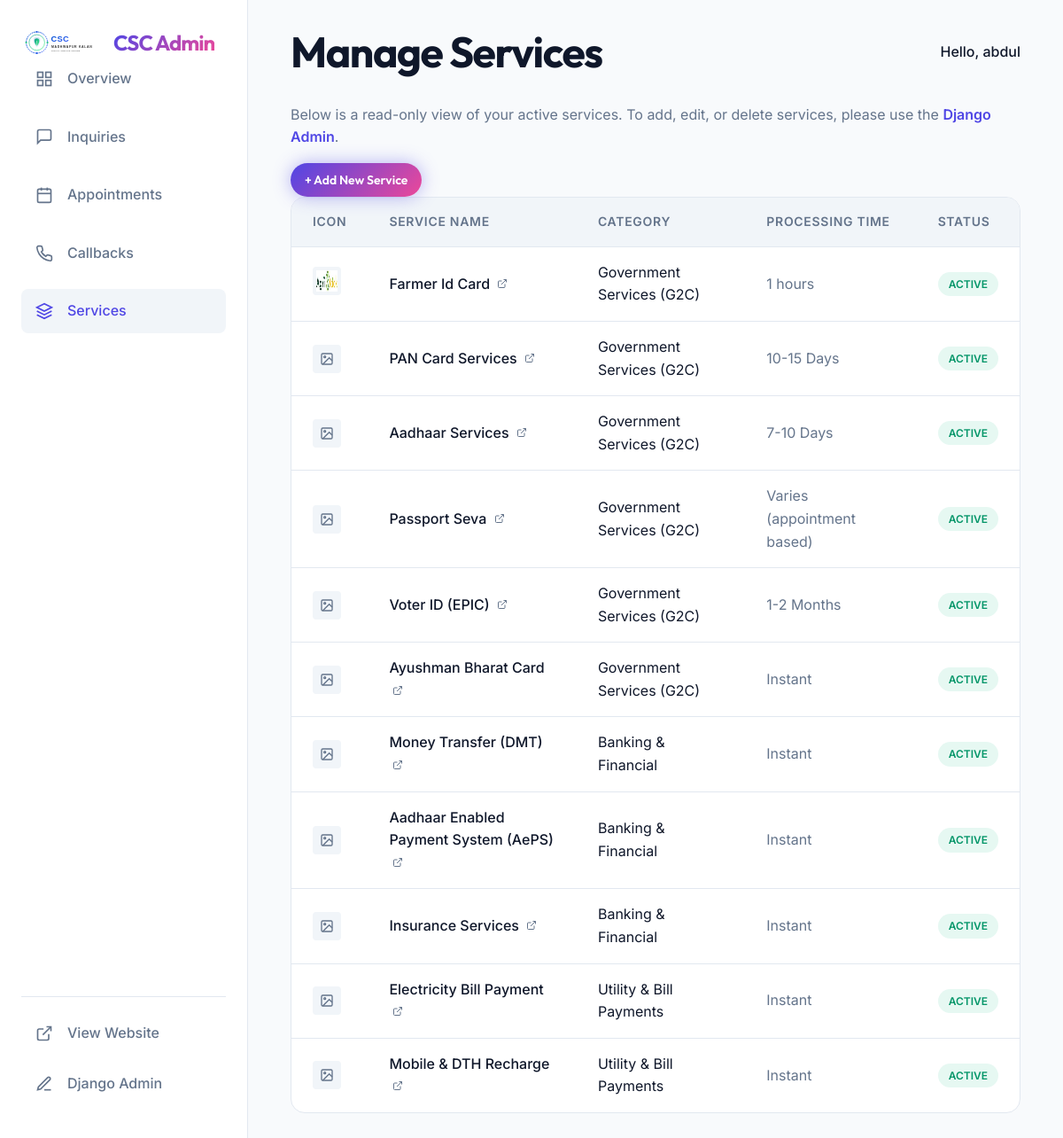
The page /dashboard/services/ (signed in) on the database its author committed.
### core/models.py (models this page shows, shortened)
class Service(models.Model):
    category = models.ForeignKey(ServiceCategory, on_delete=models.CASCADE, related_name='services')
    name = models.CharField(max_length=200)
    description = models.TextField()
    required_documents = models.TextField(blank=True)
    estimated_processing_time = models.CharField(max_length=100, blank=True)
    icon = models.ImageField(upload_to='service_icons/', blank=True, null=True)
    is_active = models.BooleanField(default=True)
    order = models.IntegerField(default=0)
    class Meta:
        ordering = ['category', 'order', 'name']

class ServiceCategory(models.Model):
    name = models.CharField(max_length=100)
    order = models.IntegerField(default=0)
    class Meta:
        verbose_name_plural = 'Service Categories'
        ordering = ['order', 'name']

### dashboard/views.py (the view)
# urls.py: path('services/', views.services_list, name='dashboard_services'),
@staff_member_required
def services_list(request):
    context = {
        'services': Service.objects.select_related('category').all(),
    }
    return render(request, 'dashboard/services.html', context)

### templates/dashboard/services.html
{% extends 'dashboard/base.html' %}
{% block page_title %}Manage Services{% endblock %}
{% block content %}
<div class="mb-6 flex justify-between items-center" style="flex-wrap: wrap; gap: 1rem;">
    <p class="text-muted" style="margin: 0;">Below is a read-only view of your active services. To add, edit, or delete services, please use the <a href="{% url 'admin:core_service_changelist' %}" target="_blank" style="font-weight: 600;">Django Admin</a>.</p>
    <a href="{% url 'admin:core_service_add' %}" target="_blank" class="btn btn-primary" style="padding: 0.5rem 1rem; font-size: 0.875rem;">+ Add New Service</a>
</div>
<div class="table-container">
    <table>
        <thead>
            <tr>
                <th>Icon</th>
                <th>Service Name</th>
                <th>Category</th>
                <th>Processing Time</th>
                <th>Status</th>
            </tr>
        </thead>
        <tbody>
            {% for service in services %}
            <tr>
                <td>
                    {% if service.icon %}
                        <img src="{{ service.icon.url }}" alt="icon" style="width: 32px; height: 32px; border-radius: 4px; background: var(--surface-2); padding: 4px;">
                    {% else %}
                        <div style="width: 32px; height: 32px; border-radius: 4px; background: var(--surface-2); display: flex; align-items: center; justify-content: center; color: var(--ink-muted);">
                            <svg width="16" height="16" viewBox="0 0 24 24" fill="none" stroke="currentColor" stroke-width="2"><rect x="3" y="3" width="18" height="18" rx="2" ry="2"></rect><circle cx="8.5" cy="8.5" r="1.5"></circle><polyline points="21 15 16 10 5 21"></polyline></svg>
                        </div>
                    {% endif %}
                </td>
                <td style="font-weight: 500;">
                    <a href="{% url 'admin:core_service_change' service.id %}" target="_blank" style="color: var(--ink); text-decoration: none;">
                        {{ service.name }}
                        <svg width="12" height="12" viewBox="0 0 24 24" fill="none" stroke="currentColor" stroke-width="2" style="margin-left: 4px; color: var(--ink-muted);"><path d="M18 13v6a2 2 0 0 1-2 2H5a2 2 0 0 1-2-2V8a2 2 0 0 1 2-2h6"></path><polyline points="15 3 21 3 21 9"></polyline><line x1="10" y1="14" x2="21" y2="3"></line></svg>
                    </a>
                </td>
                <td>{{ service.category.name }}</td>
                <td style="color: var(--ink-muted);">{{ service.estimated_processing_time|default:"-" }}</td>
                <td>
                    {% if service.is_active %}
                        <span class="badge badge-completed">Active</span>
                    {% else %}
                        <span class="badge badge-closed">Inactive</span>
                    {% endif %}
                </td>
            </tr>
            {% empty %}
            <tr>
                <td colspan="5" style="text-align: center; color: var(--ink-muted); padding: 3rem;">No services found. Add one in the Django Admin.</td>
            </tr>
            {% endfor %}
        </tbody>
    </table>
</div>
{% endblock %}

### templates/dashboard/base.html (shortened to what this page needs)
{% load static %}
<!DOCTYPE html>
<html lang="en">
<head>
    <link rel="stylesheet" href="{% static 'css/base.css' %}">
</head>
<body x-data="{ sidebarOpen: false }">
    <div class="dashboard-layout">
        <aside class="sidebar" :class="{'open': sidebarOpen}">
            <div class="flex justify-between items-center mb-10">
                <div style="display: flex; align-items: center; gap: 0.5rem;">
                    <img src="{% static 'img/logo.svg' %}" alt="Logo" style="height: 32px; width: auto;">
                    <h1 class="text-gradient" style="font-size: 1.5rem; margin: 0;">CSC Admin</h1>
                </div>
            </div>
            <nav style="display: flex; flex-direction: column; gap: 0.5rem; flex: 1;">
                <a href="{% url 'dashboard_home' %}" class="sidebar-link {% if request.resolver_match.url_name == 'dashboard_home' %}active{% endif %}">
                    <svg width="20" height="20" viewBox="0 0 24 24" fill="none" stroke="currentColor" stroke-width="2"><rect x="3" y="3" width="7" height="7"></rect><rect x="14" y="3" width="7" height="7"></rect><rect x="14" y="14" width="7" height="7"></rect><rect x="3" y="14" width="7" height="7"></rect></svg>
                    Overview
                </a>
                <a href="{% url 'dashboard_inquiries' %}" class="sidebar-link {% if request.resolver_match.url_name == 'dashboard_inquiries' %}active{% endif %}">
                    <svg width="20" height="20" viewBox="0 0 24 24" fill="none" stroke="currentColor" stroke-width="2"><path d="M21 15a2 2 0 0 1-2 2H7l-4 4V5a2 2 0 0 1 2-2h14a2 2 0 0 1 2 2z"></path></svg>
                    Inquiries
                </a>
                <a href="{% url 'dashboard_appointments' %}" class="sidebar-link {% if request.resolver_match.url_name == 'dashboard_appointments' %}active{% endif %}">
                    <svg width="20" height="20" viewBox="0 0 24 24" fill="none" stroke="currentColor" stroke-width="2"><rect x="3" y="4" width="18" height="18" rx="2" ry="2"></rect><line x1="16" y1="2" x2="16" y2="6"></line><line x1="8" y1="2" x2="8" y2="6"></line><line x1="3" y1="10" x2="21" y2="10"></line></svg>
                    Appointments
                </a>
                <a href="{% url 'dashboard_callbacks' %}" class="sidebar-link {% if request.resolver_match.url_name == 'dashboard_callbacks' %}active{% endif %}">
                    Callbacks
                </a>
                <a href="{% url 'dashboard_services' %}" class="sidebar-link {% if request.resolver_match.url_name == 'dashboard_services' %}active{% endif %}">
                    <svg width="20" height="20" viewBox="0 0 24 24" fill="none" stroke="currentColor" stroke-width="2"><polygon points="12 2 2 7 12 12 22 7 12 2"></polygon><polyline points="2 17 12 22 22 17"></polyline><polyline points="2 12 12 17 22 12"></polyline></svg>
                    Services
                </a>
            </nav>
            <div style="margin-top: auto; padding-top: 1rem; border-top: 1px solid var(--border);">
                <a href="{% url 'home' %}" class="sidebar-link" target="_blank">
                    <svg width="20" height="20" viewBox="0 0 24 24" fill="none" stroke="currentColor" stroke-width="2"><path d="M18 13v6a2 2 0 0 1-2 2H5a2 2 0 0 1-2-2V8a2 2 0 0 1 2-2h6"></path><polyline points="15 3 21 3 21 9"></polyline><line x1="10" y1="14" x2="21" y2="3"></line></svg>
                    View Website
                </a>
                <a href="{% url 'admin:index' %}" class="sidebar-link">
                    <svg width="20" height="20" viewBox="0 0 24 24" fill="none" stroke="currentColor" stroke-width="2"><path d="M12 20h9"></path><path d="M16.5 3.5a2.121 2.121 0 0 1 3 3L7 19l-4 1 1-4L16.5 3.5z"></path></svg>
                    Django Admin
                </a>
            </div>
        </aside>
        <main class="main-content">
            <div class="flex justify-between items-center mb-8">
                <h2 style="margin: 0;">{% block page_title %}Dashboard{% endblock %}</h2>
                <div class="flex items-center gap-4">
                    <div style="font-weight: 500;">Hello, {{ user.username }}</div>
                </div>
            </div>
            {% block content %}
            {% endblock %}
        </main>
    </div>
</body>
</html>

### static/css/base.css (style rules this page uses)
:root { --primary: #4F46E5; --primary-glow: rgba(79, 70, 229, 0.4); --primary-hover: #4338CA; --secondary: #EC4899; --on-primary: #ffffff; --canvas: #F8FAFC; --surface-1: #ffffff; --surface-2: #F1F5F9; --surface-glass: rgba(255, 255, 255, 0.85); --ink: #0F172A; --ink-muted: #64748B; --border: #E2E8F0; --shadow-sm: 0 1px 2px 0 rgba(0, 0, 0, 0.05); --shadow-md: 0 10px 15px -3px rgba(0, 0, 0, 0.1), 0 4px 6px -2px rgba(0, 0, 0, 0.05); --shadow-lg: 0 20px 25px -5px rgba(0, 0, 0, 0.1), 0 10px 10px -5px rgba(0, 0, 0, 0.04); --shadow-glow: 0 0 20px var(--primary-glow); }
:root { --font-body: 'Inter', system-ui, sans-serif; --font-display: 'Outfit', system-ui, sans-serif; --radius-sm: 8px; --radius-md: 16px; --radius-lg: 24px; --radius-xl: 32px; --radius-pill: 9999px; --motion-fast: 150ms cubic-bezier(0.4, 0, 0.2, 1); --motion-base: 300ms cubic-bezier(0.4, 0, 0.2, 1); --motion-slow: 500ms cubic-bezier(0.4, 0, 0.2, 1); }
* { box-sizing: border-box; margin: 0; padding: 0; }
body { font-family: var(--font-body); font-size: 16px; line-height: 1.6; color: var(--ink); background-color: var(--canvas); transition: background-color var(--motion-base), color var(--motion-base); -webkit-font-smoothing: antialiased; overflow-x: hidden; }
h1, h2, h3, h4, h5, h6 { font-family: var(--font-display); font-weight: 700; line-height: 1.1; color: var(--ink); margin-bottom: 1rem; }
h1 { font-size: clamp(2.5rem, 6vw, 4.5rem); letter-spacing: -0.04em; }
h2 { font-size: clamp(2rem, 4vw, 3rem); letter-spacing: -0.03em; }
p { margin-bottom: 1.5rem; }
a { color: var(--primary); text-decoration: none; transition: color var(--motion-fast); }
.btn { display: inline-flex; align-items: center; justify-content: center; padding: 1rem 2rem; border-radius: var(--radius-pill); font-family: var(--font-display); font-weight: 600; font-size: 1.125rem; text-decoration: none; cursor: pointer; border: none; transition: all 0.3s cubic-bezier(0.25, 0.8, 0.25, 1); position: relative; overflow: hidden; z-index: 1; }
.btn::before { content: ''; position: absolute; top: 0; left: 0; right: 0; bottom: 0; background: linear-gradient(135deg, rgba(255,255,255,0.2), rgba(255,255,255,0)); z-index: -1; border-radius: var(--radius-pill); transition: opacity 0.3s ease; opacity: 0; }
.btn-primary { background: linear-gradient(135deg, var(--primary), var(--secondary)); color: #fff; box-shadow: var(--shadow-glow); }
.text-gradient { background: linear-gradient(135deg, var(--primary) 0%, var(--secondary) 100%); -webkit-background-clip: text; -webkit-text-fill-color: transparent; background-clip: text; display: inline-block; }
.text-muted { color: var(--ink-muted); }
.mb-8 { margin-bottom: 2rem; }
.flex { display: flex; }
.gap-4 { gap: 1rem; }
.justify-between { justify-content: space-between; }
.items-center { align-items: center; }

### templates/dashboard/base.html (style rules this page uses)
.dashboard-layout { display: flex; min-height: 100vh; }
.sidebar { width: 280px; background: var(--surface-1); border-right: 1px solid var(--border); padding: 2rem 1.5rem; display: flex; flex-direction: column; position: fixed; top: 0; bottom: 0; left: 0; z-index: 50; transition: transform var(--motion-base); }
.main-content { flex: 1; margin-left: 280px; padding: 2rem 3rem; background: var(--canvas); min-height: 100vh; }
.sidebar-link { display: flex; align-items: center; gap: 1rem; padding: 0.75rem 1rem; color: var(--ink-muted); text-decoration: none; border-radius: var(--radius-sm); margin-bottom: 0.5rem; transition: all var(--motion-fast); font-weight: 500; }
.sidebar-link:hover, .sidebar-link.active { background: var(--surface-2); color: var(--primary); }
.table-container { width: 100%; overflow-x: auto; background: var(--surface-1); border: 1px solid var(--border); border-radius: var(--radius-md); }
table { width: 100%; border-collapse: collapse; text-align: left; }
th, td { padding: 1rem 1.5rem; border-bottom: 1px solid var(--border); }
th { background: var(--surface-2); font-weight: 600; color: var(--ink-muted); font-size: 0.875rem; text-transform: uppercase; letter-spacing: 0.05em; }
tr:last-child td { border-bottom: none; }
.badge { display: inline-block; padding: 0.25rem 0.75rem; border-radius: var(--radius-pill); font-size: 0.75rem; font-weight: 600; text-transform: uppercase; }
.badge-completed { background: rgba(16, 185, 129, 0.1); color: #059669; }

### rows shown on the page
Service: icon (picture), name "Farmer Id Card", category.name "Government Services (G2C)", estimated_processing_time "1 hours", is_active "ACTIVE"
Service: name "PAN Card Services", category.name "Government Services (G2C)", estimated_processing_time "10-15 Days", is_active "ACTIVE"
Service: name "Aadhaar Services", category.name "Government Services (G2C)", estimated_processing_time "7-10 Days", is_active "ACTIVE"
Service: name "Passport Seva", category.name "Government Services (G2C)", estimated_processing_time "Varies (appointment based)", is_active "ACTIVE"
Service: name "Voter ID (EPIC)", category.name "Government Services (G2C)", estimated_processing_time "1-2 Months", is_active "ACTIVE"
Service: name "Ayushman Bharat Card", category.name "Government Services (G2C)", estimated_processing_time "Instant", is_active "ACTIVE"
Service: name "Money Transfer (DMT)", category.name "Banking & Financial", estimated_processing_time "Instant", is_active "ACTIVE"
Service: name "Aadhaar Enabled Payment System (AePS)", category.name "Banking & Financial", estimated_processing_time "Instant", is_active "ACTIVE"
Service: name "Insurance Services", category.name "Banking & Financial", estimated_processing_time "Instant", is_active "ACTIVE"
Service: name "Electricity Bill Payment", category.name "Utility & Bill Payments", estimated_processing_time "Instant", is_active "ACTIVE"
Service: name "Mobile & DTH Recharge", category.name "Utility & Bill Payments", estimated_processing_time "Instant", is_active "ACTIVE"

### other values the page prints
{{ user.username }} "abdul"
